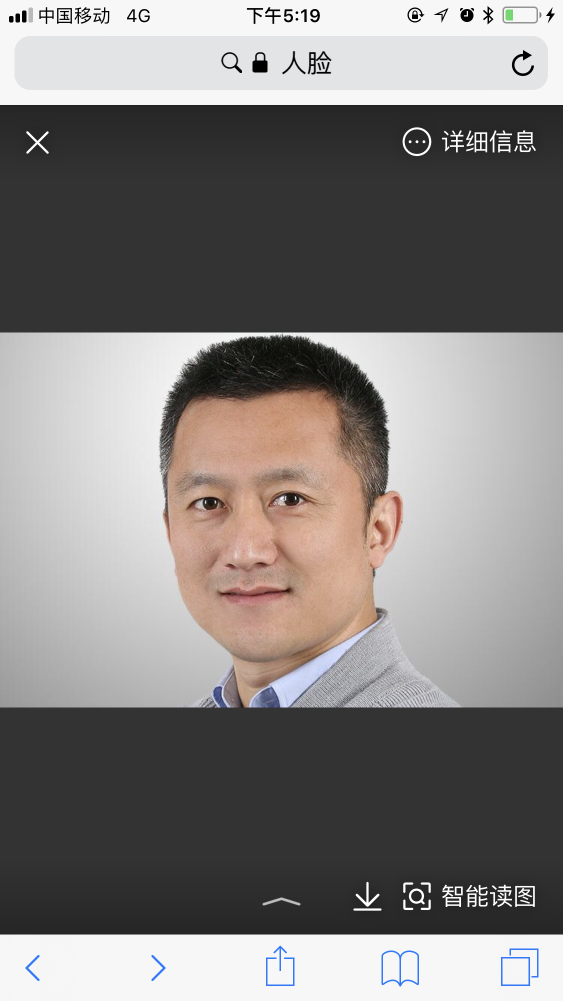
#> input picture guess_age_gender/test.jpg, 1125 x 2001 px, given in place of the camera (shown at 1/2 size)
$ python 1multipleview.py
#> lines starting #> are read from the running program, lines starting #| are printed output that depends on the picture; after the words box and inside, x2 and y2 are one past the last pixel; in counts of white or black regions, pixels touching at a corner belong together
#> the answer given: guess_age_gender/test.jpg
import os
import random
import numpy as np
import cv2

def createdir(*args):

    for item in args:
        if not os.path.exists(item):
            os.makedirs(item)

IMGSIZE = 64


def relight(imgsrc, alpha=1, bias=0):
    imgsrc = imgsrc.astype(float)
    imgsrc = imgsrc * alpha + bias
    imgsrc[imgsrc < 0] = 0
    imgsrc[imgsrc > 255] = 255
    imgsrc = imgsrc.astype(np.uint8)
    return imgsrc


def getfacefromcamera(outdir):
    createdir(outdir)
    camera = cv2.VideoCapture(1)

    haar = cv2.CascadeClassifier('./haarcascade_frontalface_alt.xml')
    haar1 = cv2.CascadeClassifier('./haarcascade_profileface.xml')
    n = 1
    while 1:
        if (n <= 500):
            print('It`s processing %s image.' % n)

            success, img = camera.read()
#> img is the input picture: shape (2001, 1125, 3); mean B, G, R 127.2, 128.7, 132.3
            right_faces=cv2.flip(img,1,dst=None)
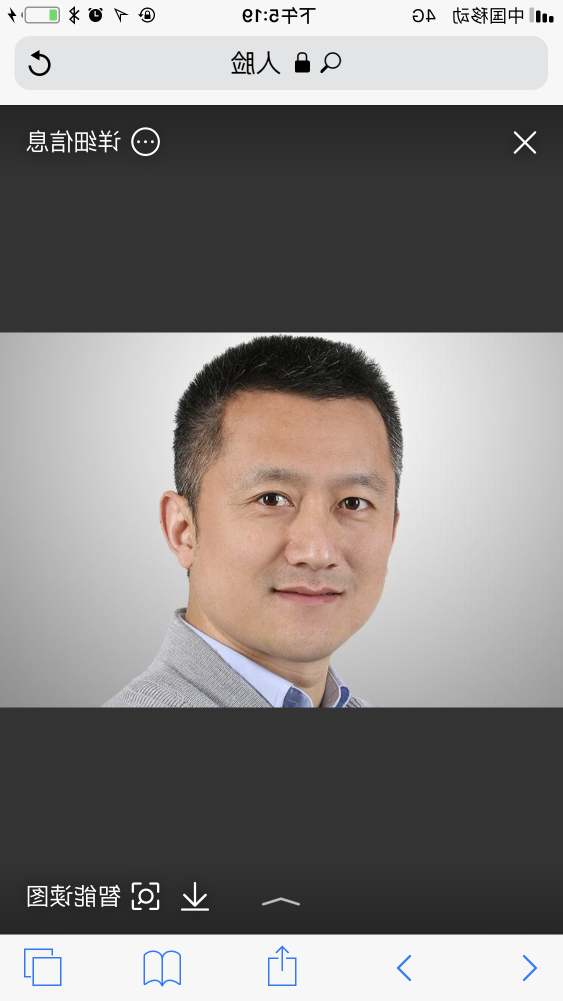
#> right_faces: shape (2001, 1125, 3) (shown at 1/2 size); mean B, G, R 127.2, 128.7, 132.3
            gray_img = cv2.cvtColor(img, cv2.COLOR_BGR2GRAY)
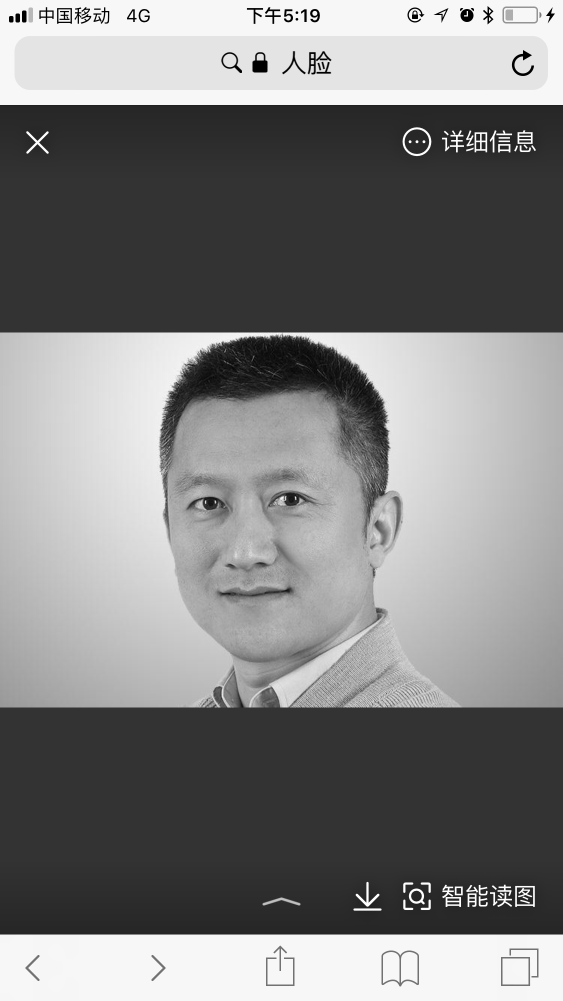
#> gray_img: shape (2001, 1125) (shown at 1/2 size); min 0, max 255, mean 129.6
            faces = haar.detectMultiScale(gray_img, 1.3, 5)
#> faces = [[242, 801, 503, 503]]
            part_faces=haar1.detectMultiScale(gray_img, 1.3, 5)
#> part_faces = [[278, 727, 606, 606]]
            part_faces1=haar1.detectMultiScale(right_faces, 1.3, 5)
#> part_faces1 = ()
            for f_x, f_y, f_w, f_h in faces:
                face = img[f_y:f_y+f_h, f_x:f_x+f_w]

                face = cv2.resize(face, (IMGSIZE, IMGSIZE))

                face = relight(face, random.uniform(0.5, 1.5), random.randint(-50, 50))

                cv2.imwrite(os.path.join(outdir, str(n)+'.jpg'), face)

                cv2.putText(img, 'you', (f_x, f_y - 20), cv2.FONT_HERSHEY_SIMPLEX, 1, 255, 2)
                img = cv2.rectangle(img, (f_x, f_y), (f_x + f_w, f_y + f_h), (255, 0, 0), 2)
                n+=1
#> this loop made 1 pass
#> (f_x, f_y, f_w, f_h, n) on pass 1: (242, 801, 503, 503, 2)
#> pass 1, in getfacefromcamera, `face = cv2.resize(face, (IMGSIZE, IMGSIZE))`:
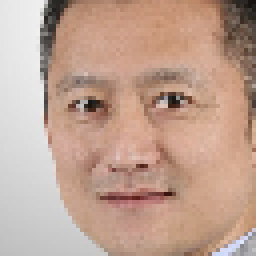
#> face: shape (64, 64, 3) (shown 4 times larger); mean B, G, R 146.3, 161.8, 192
#> after the loop:
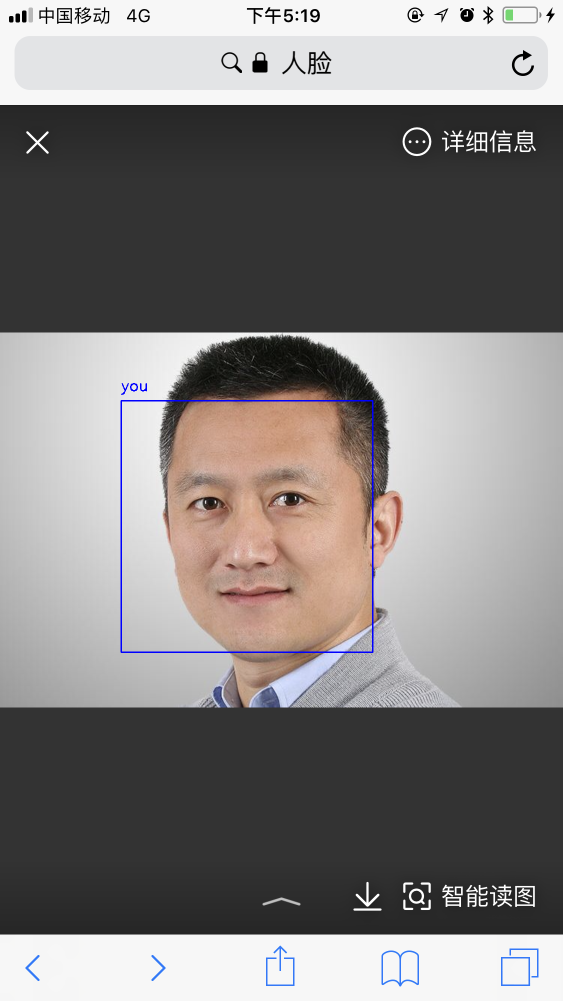
#> img: shape (2001, 1125, 3) (shown at 1/2 size); 0.28% of pixels changed, all inside (x1, y1, x2, y2) = (241, 766, 747, 1306)
#> after the loop, n = 2
            for f_x, f_y, f_w, f_h in  part_faces:
                face = img[f_y:f_y+f_h, f_x:f_x+f_w]

                face = cv2.resize(face, (IMGSIZE, IMGSIZE))

                face = relight(face, random.uniform(0.5, 1.5), random.randint(-50, 50))

                cv2.imwrite(os.path.join(outdir, str(n)+'.jpg'), face)

                cv2.putText(img, 'you', (f_x, f_y - 20), cv2.FONT_HERSHEY_SIMPLEX, 1, 255, 2)
                img = cv2.rectangle(img, (f_x, f_y), (f_x + f_w, f_y + f_h), (255, 0, 0), 2)
                n+=1
#> this loop made 1 pass
#> (f_x, f_y, f_w, f_h, n) on pass 1: (278, 727, 606, 606, 3)
#> pass 1, in getfacefromcamera, `face = img[f_y:f_y+f_h, f_x:f_x+f_w]`:
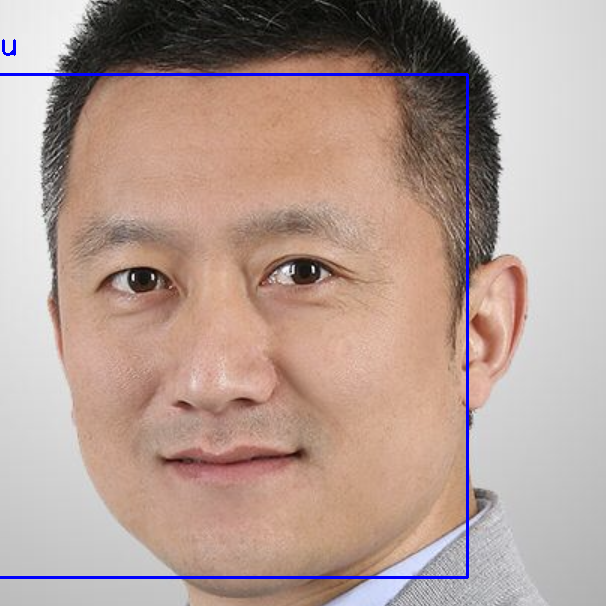
#> face: shape (606, 606, 3); mean B, G, R 148.5, 156.9, 179.5
#> pass 1, in getfacefromcamera, `face = cv2.resize(face, (IMGSIZE, IMGSIZE))`:
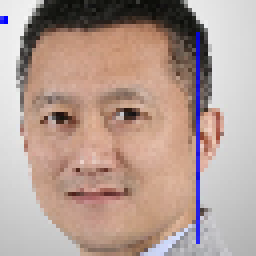
#> face: shape (64, 64, 3) (shown 4 times larger); mean B, G, R 148.2, 156.8, 179.4
#> after the loop:
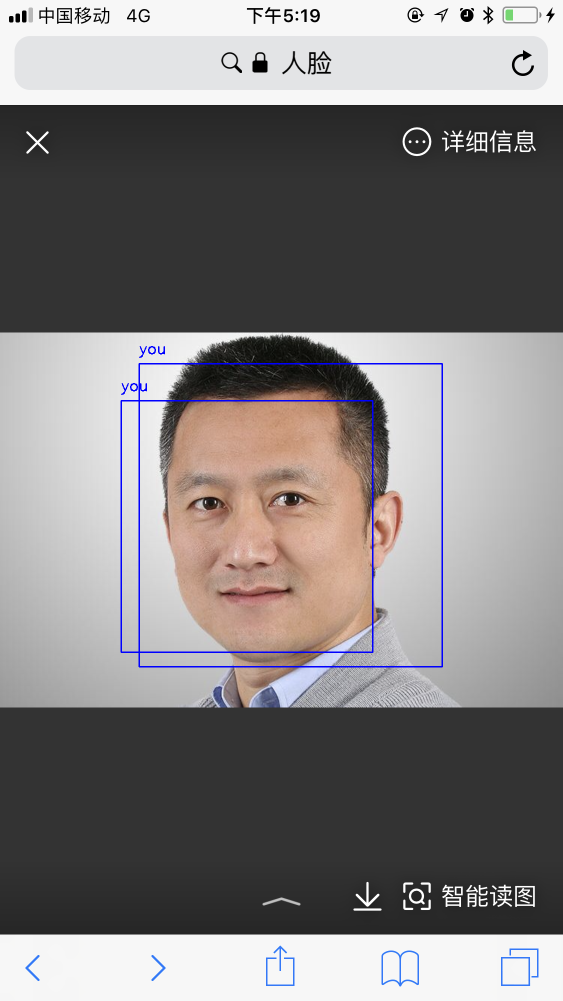
#> img: shape (2001, 1125, 3) (shown at 1/2 size); 0.34% of pixels changed, all inside (x1, y1, x2, y2) = (277, 692, 886, 1335)
#> after the loop, n = 3
            for f_x, f_y, f_w, f_h in  part_faces1:
                face = img[f_y:f_y+f_h, f_x:f_x+f_w]

                face = cv2.resize(face, (IMGSIZE, IMGSIZE))

                face = relight(face, random.uniform(0.5, 1.5), random.randint(-50, 50))

                cv2.imwrite(os.path.join(outdir, str(n)+'.jpg'), face)

                cv2.putText(img, 'you', (f_x, f_y - 20), cv2.FONT_HERSHEY_SIMPLEX, 1, 255, 2)
                img = cv2.rectangle(img, (f_x, f_y), (f_x + f_w, f_y + f_h), (255, 0, 0), 2)
                n+=1
#> this loop made 0 passes
#> after the loop, n = 3
            cv2.imshow('img', img)
            key = cv2.waitKey(30) & 0xff
#> (key Esc is pressed here)
            if key == 27:
                break
        else:
            break
    camera.release()
    cv2.destroyAllWindows()
if __name__ == '__main__':
    name = input('please input yourename: ')
    getfacefromcamera(os.path.join('./my_faces', name))
